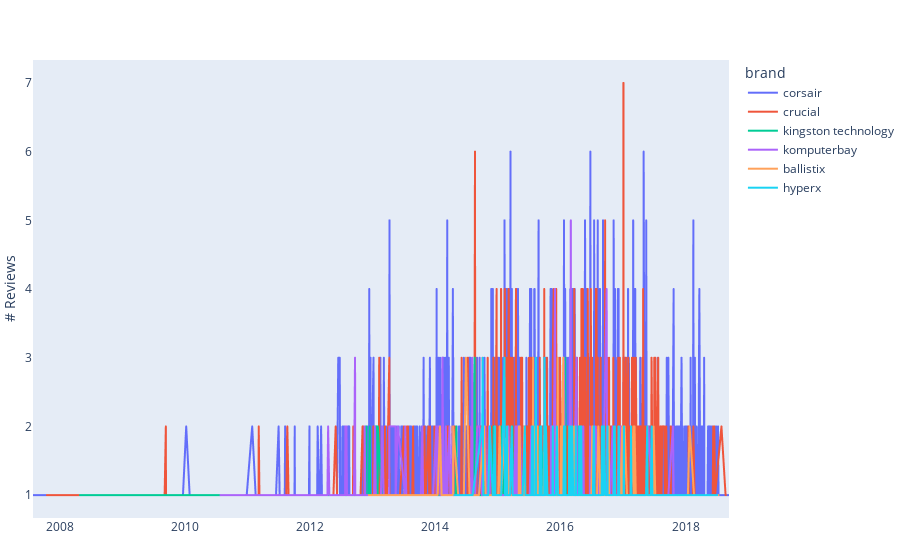

Here is the notebook cell this chart was saved with:
### Code cell
data_df = pd.read_json(asum_output_dir / "reviews_sentiments.json.gz")
data_df = data_df[
    data_df["brand"].isin(list(data_df["brand"].value_counts()[:100].index))
]

category_df = data_df[data_df["category"] == "Memory"]
category_df = category_df[category_df["brand"] != "corsair"]

# competitors
competitors = list(category_df["brand"].value_counts().index)[:5] + ["corsair"]

competitors_df = data_df[data_df["brand"].isin(competitors)]

# positive sentiment in time
sentiments_count = (
    competitors_df[competitors_df["sentiment"] == "positive"]
    .groupby(["timestamp", "brand"])["sentiment"]
    .value_counts()
)
sentiments_df = (
    pd.DataFrame(sentiments_count).rename(columns={"sentiment": "count"}).reset_index()
)

fig3 = px.line(
    sentiments_df,
    x="timestamp",
    y="count",
    color="brand",
    # title="Sentiment Over Time",
)
fig3.update_xaxes(
    showgrid=False,
    title_text="",
    # range=list(map(lambda x: datetime.datetime(x, 1, 1), years)),
)
fig3.update_yaxes(showgrid=False, title_text="# Reviews")
fig3.update_layout({"margin": dict(l=0, r=0, b=0)})
fig3

### Figure 1 — Plotly figure (JSON) as saved in the notebook; plotly's stock layout.template omitted (floating-point values rounded to 4 significant figures; data arrays with more than 128 entries replaced by an {"elided": "..."} marker saying what was removed)
{"data": [{"hovertemplate": "brand=corsair<br>timestamp=%{x}<br>count=%{y}<extra></extra>", "legendgroup": "corsair", "line": {"color": "#636efa", "dash": "solid"}, "marker": {"symbol": "circle"}, "mode": "lines", "name": "corsair", "showlegend": true, "x": {"elided": "1417 str values"}, "xaxis": "x", "y": {"elided": "1417 int values"}, "yaxis": "y", "type": "scattergl"}, {"hovertemplate": "brand=crucial<br>timestamp=%{x}<br>count=%{y}<extra></extra>", "legendgroup": "crucial", "line": {"color": "#EF553B", "dash": "solid"}, "marker": {"symbol": "circle"}, "mode": "lines", "name": "crucial", "showlegend": true, "x": {"elided": "1008 str values"}, "xaxis": "x", "y": {"elided": "1008 int values"}, "yaxis": "y", "type": "scattergl"}, {"hovertemplate": "brand=kingston technology<br>timestamp=%{x}<br>count=%{y}<extra></extra>", "legendgroup": "kingston technology", "line": {"color": "#00cc96", "dash": "solid"}, "marker": {"symbol": "circle"}, "mode": "lines", "name": "kingston technology", "showlegend": true, "x": {"elided": "277 str values"}, "xaxis": "x", "y": {"elided": "277 int values"}, "yaxis": "y", "type": "scattergl"}, {"hovertemplate": "brand=komputerbay<br>timestamp=%{x}<br>count=%{y}<extra></extra>", "legendgroup": "komputerbay", "line": {"color": "#ab63fa", "dash": "solid"}, "marker": {"symbol": "circle"}, "mode": "lines", "name": "komputerbay", "showlegend": true, "x": {"elided": "368 str values"}, "xaxis": "x", "y": {"elided": "368 int values"}, "yaxis": "y", "type": "scattergl"}, {"hovertemplate": "brand=ballistix<br>timestamp=%{x}<br>count=%{y}<extra></extra>", "legendgroup": "ballistix", "line": {"color": "#FFA15A", "dash": "solid"}, "marker": {"symbol": "circle"}, "mode": "lines", "name": "ballistix", "showlegend": true, "x": {"elided": "318 str values"}, "xaxis": "x", "y": {"elided": "318 int values"}, "yaxis": "y", "type": "scattergl"}, {"hovertemplate": "brand=hyperx<br>timestamp=%{x}<br>count=%{y}<extra></extra>", "legendgroup": "hyperx", "line": {"color": "#19d3f3", "dash": "solid"}, "marker": {"symbol": "circle"}, "mode": "lines", "name": "hyperx", "showlegend": true, "x": {"elided": "350 str values"}, "xaxis": "x", "y": {"elided": "350 int values"}, "yaxis": "y", "type": "scattergl"}], "layout": {"xaxis": {"anchor": "y", "domain": [0.0, 1.0], "title": {"text": ""}, "showgrid": false}, "yaxis": {"anchor": "x", "domain": [0.0, 1.0], "title": {"text": "# Reviews"}, "showgrid": false}, "legend": {"title": {"text": "brand"}, "tracegroupgap": 0}, "margin": {"t": 60, "l": 0, "r": 0, "b": 0}}}
